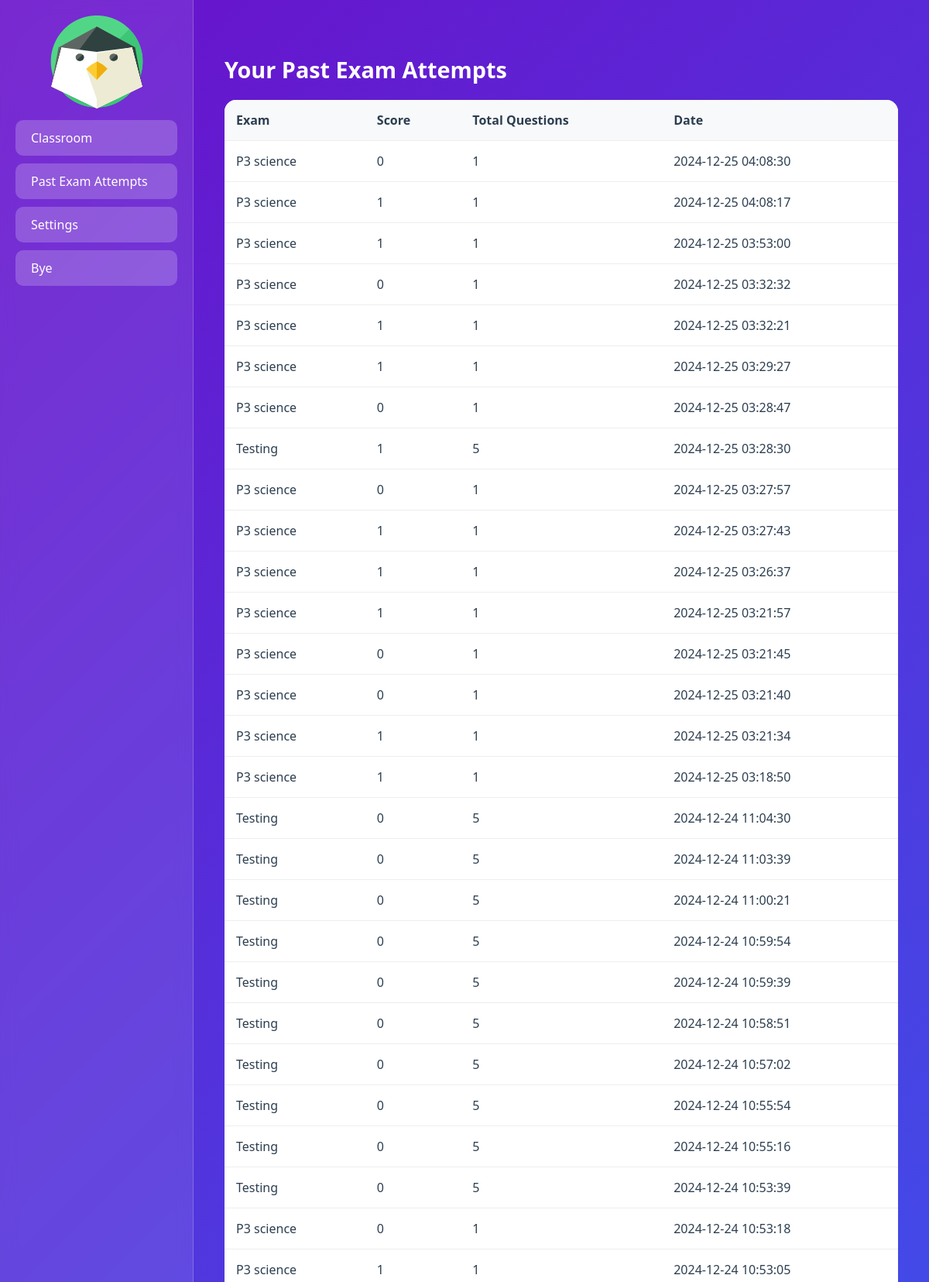
Screenshot of /attempts (signed in, upper part) with the database file from the repository.
### app.py (models this page shows)
class ExamAttempt(db.Model):
    id = db.Column(db.Integer, primary_key=True)
    user_id = db.Column(db.Integer, db.ForeignKey('user.id'), nullable=False)
    exam_id = db.Column(db.Integer, db.ForeignKey('exam.id'), nullable=False)
    score = db.Column(db.Integer, nullable=False)
    total_questions = db.Column(db.Integer, nullable=False)
    attempt_date = db.Column(db.DateTime, default=datetime.utcnow)
    user = db.relationship('User', backref='attempts', lazy=True)
    exam = db.relationship('Exam', backref='attempts', lazy=True)

class Exam(db.Model):
    __tablename__ = 'exam'
    id = db.Column(db.Integer, primary_key=True)
    title = db.Column(db.String(100), nullable=False)
    questions = db.relationship('Question', backref='exam', lazy=True)

### app.py (the view)
@app.route("/attempts")
@login_required
def attempts():
    attempts = ExamAttempt.query.filter_by(user_id=current_user.id).order_by(ExamAttempt.attempt_date.desc()).all()
    return render_template("attempts.html", attempts=attempts)

### app.py (called while the page is built)
@login_manager.user_loader
def load_user(user_id):
    return User.query.get(int(user_id))

### templates/attempts.html (shortened to what this page needs)
<!DOCTYPE html>
<html lang="en">
<head>
</head>
<body>
    <div class="sidebar">
     <center> <img src="static/logo.png" alt="Backbench Logo"></center>
            <a href="{{ url_for('user_home') }}" class="sidebar-button">Classroom</a>
            <a href="{{ url_for('attempts') }}" class="sidebar-button">Past Exam Attempts</a>
            <a href="{{ url_for('settings') }}" class="sidebar-button">Settings</a>
        <a href="{{ url_for('logout') }}" class="sidebar-button">Bye</a>
    </div>
    <div class="content">
        <h2>Your Past Exam Attempts</h2>
        <table class="attempts-table">
            <thead>
                <tr>
                    <th>Exam</th>
                    <th>Score</th>
                    <th>Total Questions</th>
                    <th>Date</th>
                </tr>
            </thead>
            <tbody>
                {% for attempt in attempts %}
                <tr>
                    <td>{{ attempt.exam.title }}</td>
                    <td>{{ attempt.score }}</td>
                    <td>{{ attempt.total_questions }}</td>
                    <td>{{ attempt.attempt_date.strftime('%Y-%m-%d %H:%M:%S') }}</td>
                </tr>
                {% endfor %}
            </tbody>
        </table>
    </div>
</body>
</html>

### templates/attempts.html (style rules this page uses)
* { box-sizing: border-box; margin: 0; padding: 0; font-family: 'Segoe UI', Tahoma, Geneva, Verdana, sans-serif; }
body { background: linear-gradient(135deg, #6a11cb 0%, #2575fc 100%); min-height: 100vh; display: flex; }
.sidebar { width: 250px; background: rgba(255, 255, 255, 0.1); backdrop-filter: blur(10px); padding: 20px; border-right: 1px solid rgba(255, 255, 255, 0.2); }
.sidebar-button { display: block; padding: 12px 20px; margin: 10px 0; background: rgba(255, 255, 255, 0.2); color: white; text-decoration: none; border-radius: 10px; transition: all 0.3s ease; }
.content { flex: 1; padding: 40px; color: white; }
h2 { margin: 30px 0 20px; font-size: 1.8em; }
.attempts-table { width: 100%; background: white; border-radius: 15px; overflow: hidden; border-collapse: collapse; }
.attempts-table th, .attempts-table td { padding: 15px; text-align: left; color: #2c3e50; border-bottom: 1px solid #eee; }
.attempts-table th { background: #f8f9fa; font-weight: 600; }

### rows the page displays
ExamAttempt: exam "P3 science", score "0", total_questions "1", attempt_date "2024-12-25 04:08:30"
ExamAttempt: exam "P3 science", score "1", total_questions "1", attempt_date "2024-12-25 04:08:17"
ExamAttempt: exam "P3 science", score "1", total_questions "1", attempt_date "2024-12-25 03:53:00"
ExamAttempt: exam "P3 science", score "0", total_questions "1", attempt_date "2024-12-25 03:32:32"
ExamAttempt: exam "P3 science", score "1", total_questions "1", attempt_date "2024-12-25 03:32:21"
ExamAttempt: exam "P3 science", score "1", total_questions "1", attempt_date "2024-12-25 03:29:27"
ExamAttempt: exam "P3 science", score "0", total_questions "1", attempt_date "2024-12-25 03:28:47"
ExamAttempt: exam "Testing", score "1", total_questions "5", attempt_date "2024-12-25 03:28:30"
ExamAttempt: exam "P3 science", score "0", total_questions "1", attempt_date "2024-12-25 03:27:57"
ExamAttempt: exam "P3 science", score "1", total_questions "1", attempt_date "2024-12-25 03:27:43"
ExamAttempt: exam "P3 science", score "1", total_questions "1", attempt_date "2024-12-25 03:26:37"
ExamAttempt: exam "P3 science", score "1", total_questions "1", attempt_date "2024-12-25 03:21:57"
ExamAttempt: exam "P3 science", score "0", total_questions "1", attempt_date "2024-12-25 03:21:45"
ExamAttempt: exam "P3 science", score "0", total_questions "1", attempt_date "2024-12-25 03:21:40"
ExamAttempt: exam "P3 science", score "1", total_questions "1", attempt_date "2024-12-25 03:21:34"
ExamAttempt: exam "P3 science", score "1", total_questions "1", attempt_date "2024-12-25 03:18:50"
ExamAttempt: exam "Testing", score "0", total_questions "5", attempt_date "2024-12-24 11:04:30"
ExamAttempt: exam "Testing", score "0", total_questions "5", attempt_date "2024-12-24 11:03:39"
ExamAttempt: exam "Testing", score "0", total_questions "5", attempt_date "2024-12-24 11:00:21"
ExamAttempt: exam "Testing", score "0", total_questions "5", attempt_date "2024-12-24 10:59:54"
ExamAttempt: exam "Testing", score "0", total_questions "5", attempt_date "2024-12-24 10:59:39"
ExamAttempt: exam "Testing", score "0", total_questions "5", attempt_date "2024-12-24 10:58:51"
ExamAttempt: exam "Testing", score "0", total_questions "5", attempt_date "2024-12-24 10:57:02"
ExamAttempt: exam "Testing", score "0", total_questions "5", attempt_date "2024-12-24 10:55:54"
ExamAttempt: exam "Testing", score "0", total_questions "5", attempt_date "2024-12-24 10:55:16"
ExamAttempt: exam "Testing", score "0", total_questions "5", attempt_date "2024-12-24 10:53:39"
ExamAttempt: exam "P3 science", score "0", total_questions "1", attempt_date "2024-12-24 10:53:18"
ExamAttempt: exam "P3 science", score "1", total_questions "1", attempt_date "2024-12-24 10:53:05"
